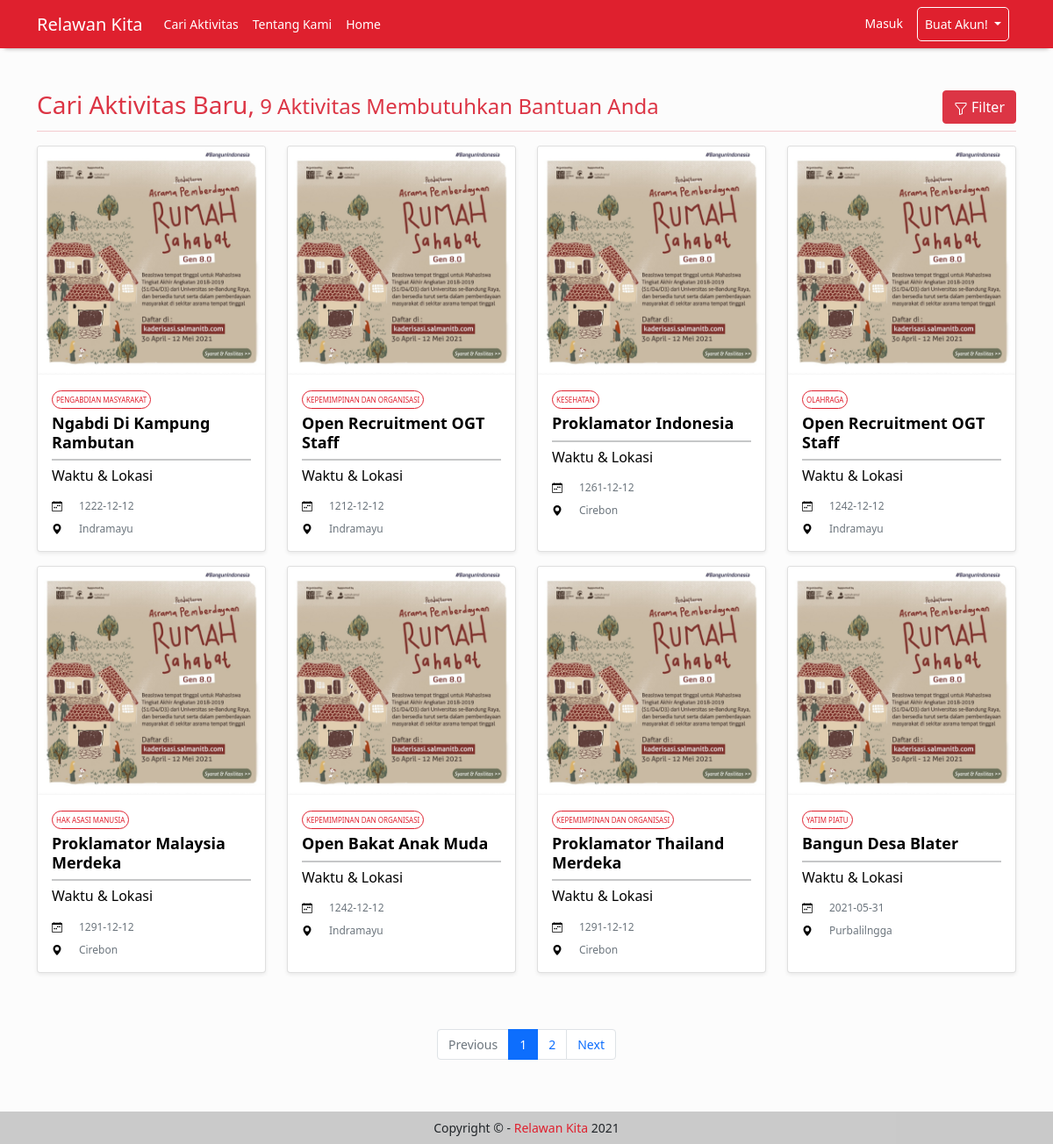
The page /CariAktivitas.php on the database as committed earlier.
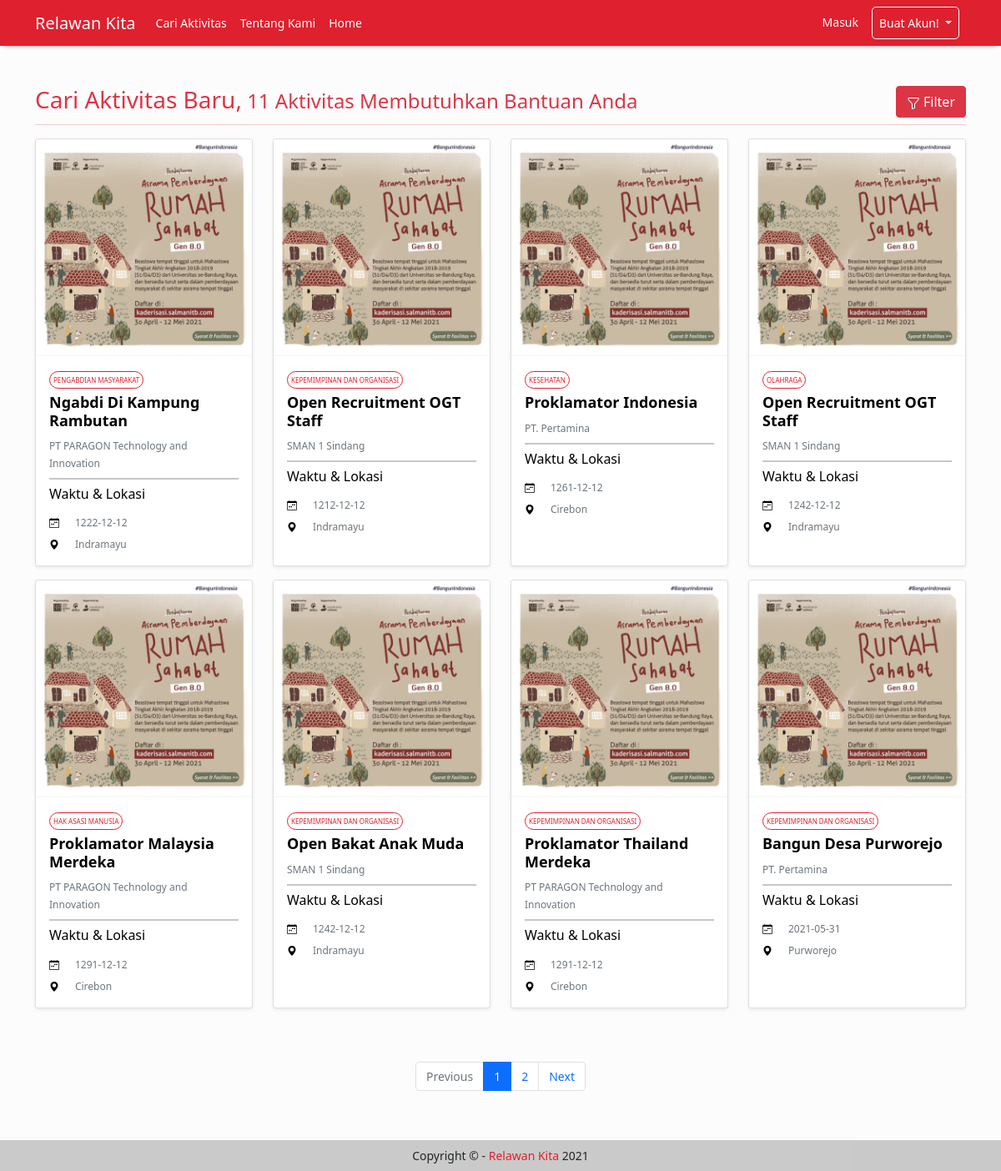
The same page on the database as committed later.
### tables this page shows
CREATE TABLE `acara` (
  `id_acara` int(11) NOT NULL,
  `judul_acara` varchar(50) NOT NULL,
  `deskripsi_acara` text NOT NULL,
  `jumlah_kebutuhan` tinyint(3) UNSIGNED NOT NULL,
  `tanggal_batas_registrasi` date NOT NULL,
  `tanggal_acara` date NOT NULL,
  `lokasi` varchar(50) NOT NULL,
  `id_jenis_acara` int(11) NOT NULL,
  `id_organisasi` int(11) NOT NULL
);

CREATE TABLE `jenis_acara` (
  `id_jenis_acara` int(11) NOT NULL,
  `nama_jenis_acara` varchar(50) NOT NULL
);

CREATE TABLE `organisasi` (
  `id_organisasi` int(11) NOT NULL,
  `email` varchar(255) NOT NULL,
  `password` varchar(50) NOT NULL,
  `role` enum('organisasi') NOT NULL,
  `nama` varchar(50) NOT NULL,
  `deskripsi_organisasi` text DEFAULT NULL,
  `tahun_berdiri` year(4) DEFAULT NULL
);

### db/connect.php (called while the page is built, shortened)
<?php
$host = 'localhost';
$admin = 'root';
$password = '';
$db = 'relawan_kita';
$dsn = "mysql:host=$host;dbname=$db";
try {
    $pdo = new PDO($dsn, $admin, $password);
    $pdo->setAttribute(PDO::ATTR_ERRMODE, PDO::ERRMODE_EXCEPTION);
    $pdo->setAttribute(PDO::ATTR_DEFAULT_FETCH_MODE, PDO::FETCH_ASSOC);
} catch (PDOException $e) {
    throw new PDOException($e->getMessage());
}
require_once 'crud.php';
$crud = new crud($pdo);

### db/crud.php (called while the page is built, shortened)
<?php
class crud
{
    private $db;
    function __construct($conn)
    {
        $this->db = $conn;
    }
    public function getAcaraLimit($awalData, $menampilkanDataPerHalaman)
    {
        try {
            $sql = "SELECT * FROM acara LEFT JOIN organisasi USING(id_organisasi) LEFT JOIN jenis_acara USING(id_jenis_acara) LIMIT $awalData, $menampilkanDataPerHalaman";
            $result = $this->db->query($sql);
            return $result;
        } catch (PDOException $e) {
            echo $e->getMessage();
            return false;
        }
    }
}

### CariAktivitas.php (the view, shortened to what this page needs)
<?php
require_once './db/connect.php';
require_once './includes/header.php';
if (isset($_GET['judul_acara'])) {
    $judul_acara = $_GET['judul_acara'];
    $lokasi = $_GET['lokasi'];
    $organisasi = $_GET['organisasi'];
    $nama_jenis_acara = $_GET['nama_jenis_acara'];
    $query = $pdo->query("SELECT COUNT(id_acara) as id FROM acara a
                                LEFT JOIN organisasi o
                                    USING (id_organisasi)
                                LEFT JOIN jenis_acara j
                                    USING(id_jenis_acara)
                                WHERE
                                a.judul_acara LIKE '%$judul_acara%' AND
                                a.lokasi LIKE '%$lokasi%' AND
                                o.nama LIKE '%$organisasi%' AND
                                j.nama_jenis_acara LIKE '%$nama_jenis_acara%'");
    $row = $query->fetch();
    $total = $row['id'];
    $menampilkanDataPerHalaman = 8;
    $jumlahHalaman = ceil($total / $menampilkanDataPerHalaman);
    $halamanAktif = isset($_GET['halaman']) ? $_GET['halaman'] : 1;
    $awalData = ($menampilkanDataPerHalaman * $halamanAktif) - $menampilkanDataPerHalaman;
    $results = $crud->getAcaraFiltered($awalData, $menampilkanDataPerHalaman, $judul_acara, $organisasi, $lokasi, $nama_jenis_acara);
} else {
    $query = $pdo->query('SELECT COUNT(id_acara) as id FROM acara');
    $row = $query->fetch();
    $total = $row['id'];
    $menampilkanDataPerHalaman = 8;
    $jumlahHalaman = ceil($total / $menampilkanDataPerHalaman);
    $halamanAktif = isset($_GET['halaman']) ? $_GET['halaman'] : 1;
    $awalData = ($menampilkanDataPerHalaman * $halamanAktif) - $menampilkanDataPerHalaman;
     $results = $crud->getAcaraLimit($awalData, $menampilkanDataPerHalaman);
}
?>
<div class="d-flex justify-content-between text-danger mb-2">
    <h3 class="align-self-start mb-0">Cari Aktivitas Baru,<span class="fs-4 fw-normal"> <?= $total; ?> Aktivitas
            Membutuhkan Bantuan Anda</span></h3>
    <a class="btn btn-danger text-white" data-bs-toggle="collapse" href="#filter" role="button" aria-expanded="false"
        aria-controls="filter">
        Filter
    </a>
</div>
<hr class="my-1 text-danger">
<div class="row mt-3">
    <?php if ($total > 0) : ?>
    <?php while ($r = $results->fetch()) : ?>
    <div class="col-3 mb-3 ">
        <div class="card shadow-sm" style="height: 100%;">
            <a href="ViewAktivitas.php?id_acara=<?= $r['id_acara'] ?>" rel="noopener noreferrer" class="no-effect-link">
                <img src="assets/images/image_2021-05-03_14-46-10.png" class="card-img-top " alt="Foto Organisasi">
                <div class="card-body ">
                    <span class="text-uppercase p-1 rounded-pill"
                        style="border: 1px solid #DF202E; color:#DF202E; font-size: 8px"><?= $r['nama_jenis_acara']; ?></span>
                    <h5 class="my-2 fw-bold text-capitalize" style="font-size: 18px;"><?= $r['judul_acara']; ?></h5>
                    <small class="mt-3 mb-1 text-muted"><?= $r['nama']; ?></small>
                    <hr class="my-2 border  border-dark">
                    <h6 class="mb-3">Waktu & Lokasi</h6>
                    <div class="d-flex flex-row align-items-center mb-2">
                        <small class="text-muted offset-1"><?= $r['tanggal_acara']; ?></small>
                    </div>
                    <div class="d-flex flex-row align-items-center">
                        <svg xmlns="http://www.w3.org/2000/svg" width="12" height="12" fill="currentColor"
                            class="bi bi-geo-alt-fill" viewBox="0 0 16 16">
                            <path
                                d="M8 16s6-5.686 6-10A6 6 0 0 0 2 6c0 4.314 6 10 6 10zm0-7a3 3 0 1 1 0-6 3 3 0 0 1 0 6z" />
                        </svg>
                        <small class="text-muted offset-1"><?= $r['lokasi']; ?></small>
                    </div>
                </div>
            </a>
        </div>
    </div>
    <?php endwhile ?>
    <nav aria-label="Page navigation">
        <ul class="pagination justify-content-center my-5">
            <li class="page-item <?php if ($halamanAktif == 1) echo 'disabled'; ?>">
                <a class="page-link" href="?halaman=<?= $halamanAktif - 1 ?>" tabindex="-1"
                    aria-disabled=<?= $halamanAktif == 1 ? "true" : "false"; ?>>Previous</a>
            </li>
            <?php
                    $i = $halamanAktif < 4 ? 1 : $halamanAktif - 3;
                    for ($i; $i <= $jumlahHalaman; $i++) :
                    ?>
            <li class="page-item <?php if ($halamanAktif == $i) echo 'active'; ?>"
                <?php if ($halamanAktif == $i) echo 'aria-current="page"'; ?>>
                <a class="page-link" href="?halaman=<?= $i ?>"><?= $i; ?></a>
            </li>
            <?php endfor ?>
            <li class="page-item <?php if ($halamanAktif == $jumlahHalaman) echo 'disabled'; ?>">
                <a class="page-link" href="?halaman=<?= $halamanAktif + 1 ?>">Next</a>
            </li>
        </ul>
    </nav>
    <?php else : ?>
    <h3 style="text-align: center;">Belum ada data yang masuk!</h3>
    <?php endif ?>
</div>
<?php
require './includes/footer.php'
?>

### includes/header.php (shortened to what this page needs)
<!DOCTYPE html>
<html lang="en">
  <head>
    <link href="https://cdn.jsdelivr.net/npm/bootstrap@5.0.1/dist/css/bootstrap.min.css" rel="stylesheet">
    <link rel="stylesheet" href="https://cdn.jsdelivr.net/npm/bootstrap-icons@1.5.0/font/bootstrap-icons.css">
    <link rel="stylesheet" href="styles/stylesheet.css" />
  </head>
  <body>
      <?php require_once 'navbar.php' ?>
      <main class="container py-5">

### includes/navbar.php (shortened to what this page needs)
<nav class="navbar sticky-top navbar-expand-md navbar-dark scrolling-navbar bg-color-red">
    <div class="container-md">
        <a class="navbar-brand mb-0 h1" href="index.php">Relawan Kita</a>
        <div class="collapse navbar-collapse pt-sm-2 pt-md-0 justify-content-between" id="sticky-nav">
            <ul class="navbar-nav">
                <?php if (isset($_SESSION['role'])) : ?>
                <?php if ($_SESSION['role'] == 'admin') : ?>
                <li class="nav-item">
                    <a class="nav-link active px-1 mx-1" href="admin-User.php">Manajemen User</a>
                </li>
                <li class="nav-item">
                    <a class="nav-link active px-1 mx-1" href="Admin-Organisasi.php">Manajemen Organisasi</a>
                </li>
                <li class="nav-item">
                    <a class="nav-link active px-1 mx-1" href="admin-Acara.php">Manajemen Acara</a>
                </li>
                <li class="nav-item">
                    <a class="nav-link active px-1 mx-1" href="admin-JenisAcara.php">Manajemen Jenis Acara</a>
                </li>
                <?php elseif ($_SESSION['role'] == 'organisasi') : ?>
                <li class="nav-item">
                    <a class="nav-link active px-1 mx-1" href="admin-Acara.php">Manajemen Acara</a>
                </li>
                <li class="nav-item ">
                    <a class="nav-link active px-1 mx-1" href="CariAktivitas.php">Cari Aktivitas</a>
                </li>
                <li class="nav-item">
                    <a class="nav-link active px-1 mx-1" href="TentangKami.php">Tentang Kami</a>
                </li>
                <li class="nav-item">
                    <a class="nav-link active px-1 mx-1" href="index.php">Home</a>
                </li>
                <?php else : ?>
                <li class="nav-item ">
                    <a class="nav-link active px-1 mx-1" href="CariAktivitas.php">Cari Aktivitas</a>
                </li>
                <li class="nav-item">
                    <a class="nav-link active px-1 mx-1" href="TentangKami.php">Tentang Kami</a>
                </li>
                <li class="nav-item">
                    <a class="nav-link active px-1 mx-1" href="index.php">Home</a>
                </li>
                <?php endif ?>
                <?php else : ?>
                <li class="nav-item ">
                    <a class="nav-link active px-1 mx-1" href="CariAktivitas.php">Cari Aktivitas</a>
                </li>
                <li class="nav-item">
                    <a class="nav-link active px-1 mx-1" href="TentangKami.php">Tentang Kami</a>
                </li>
                <li class="nav-item">
                    <a class="nav-link active px-1 mx-1" href="index.php">Home</a>
                </li>
                <?php endif ?>
                <?php if (isset($_SESSION['nama'])) : ?>
            </ul>
            <ul class=" navbar-nav">
                <li class="nav-item dropdown">
                    <a class="nav-link dropdown-toggle text-white px-1 mx-1" href="#" id="navbarDarkDropdownMenuLink"
                        role="button" data-bs-toggle="dropdown" aria-expanded="false">
                        <?= $_SESSION['nama']; ?>
                    </a>
                    <ul class="dropdown-menu dropdown-menu-dark" aria-labelledby="navbarDarkDropdownMenuLink">
                        <?php if ($_SESSION['role'] != 'admin') : ?>
                        <li><a class="dropdown-item" href="<?php if($_SESSION['role'] == 'volunteer') echo 'EditProfil-Relawan.php'; else echo 'EditProfil-Organisasi.php';  ?>">Setting Akun</a></li>
                        <?php endif ?>
                        <li><a class="dropdown-item" href="logout.php">Log Out</a></li>
                    </ul>
                </li>
            </ul>
            <?php else : ?>
            </ul>
            <ul class=" navbar-nav">
                <li class="nav-item">
                    <a class="nav-link active px-1 mx-1" href="Login.php">Masuk</a>
                </li>
                <li class="nav-item dropdown border border-white mx-2" id="BuatAkun">
                    <a class="nav-link dropdown-toggle px-1 mx-1" href="#" id="navbarDarkDropdownMenuLink" role="button"
                        data-bs-toggle="dropdown" aria-expanded="false">
                        Buat Akun!
                    </a>
                </li>
            </ul>
            <?php endif ?>
        </div>
    </div>
</nav>

### includes/footer.php (shortened to what this page needs)
      </main>
      <footer class="mt-5 text-black fixed-bottom">
        <p class="m-2 text-center">Copyright &copy; - <a href="CariAktivitas.php">Relawan Kita</a> <?= date('Y'); ?></p>
      </footer>
  </body>
</html>

### styles/stylesheet.css (style rules this page uses)
* { box-sizing: border-box; margin: 0; padding: 0; }
body { font-family: "Segoe UI", Tahoma, Geneva, Verdana, sans-serif; height: 100%; background-color: rgb(252, 252, 252); }
p, a, label { font-size: 14px; }
small { font-size: 12px; }
h5 { font-size: 18px; }
h6 { font-size: 16px; }
nav.navbar { transition: ease-in-out 0.3s; box-shadow: 0px 5px 5px -5px rgba(0, 0, 0, 0.4); }
.nav-item { border-radius: 12px; transition: ease-in-out 0.3s; }
#BuatAkun { border-radius: 5px; border: 2px solid white; transition: ease-in-out .3s; }
#navbarDarkDropdownMenuLink { color: white; transition: ease-in-out .3s; }
main a.no-effect-link, a.no-effect-link:hover { color: black; text-decoration: none; }
a, a:hover { color:#DF202E; text-decoration: none; }
.bg-color-red { background-color: #DF202E !important; }
footer { background-color: rgba(189,189,189,.8); }

Rows that differ between the two databases and show on the page:
removed acara: id_jenis_acara.nama_jenis_acara "YATIM PIATU", judul_acara "Bangun Desa Blater", tanggal_acara "2021-05-31", lokasi "Purbalilngga"
changed through a linked row, acara "Ngabdi Di Kampung Rambutan": id_organisasi.nama (not shown) → "PT PARAGON Technology and Innovation"
changed through a linked row, acara (number 2 of 8 on the later page): id_organisasi.nama (not shown) → "SMAN 1 Sindang"
changed through a linked row, acara "Proklamator Indonesia": id_organisasi.nama (not shown) → "PT. Pertamina"
changed through a linked row, acara "OLAHRAGA": id_organisasi.nama (not shown) → "SMAN 1 Sindang"
changed through a linked row, acara "Proklamator Malaysia Merdeka": id_organisasi.nama (not shown) → "PT PARAGON Technology and Innovation"
changed through a linked row, acara "Open Bakat Anak Muda": id_organisasi.nama (not shown) → "SMAN 1 Sindang"
changed through a linked row, acara "Proklamator Thailand Merdeka": id_organisasi.nama (not shown) → "PT PARAGON Technology and Innovation"
now on this page (row unchanged): acara: id_jenis_acara.nama_jenis_acara "KEPEMIMPINAN DAN ORGANISASI", judul_acara "Bangun Desa Purworejo", id_organisasi.nama "PT. Pertamina", tanggal_acara "2021-05-31", lokasi "Purworejo"
Other text that changed with them:
$total: "9" → "11"
